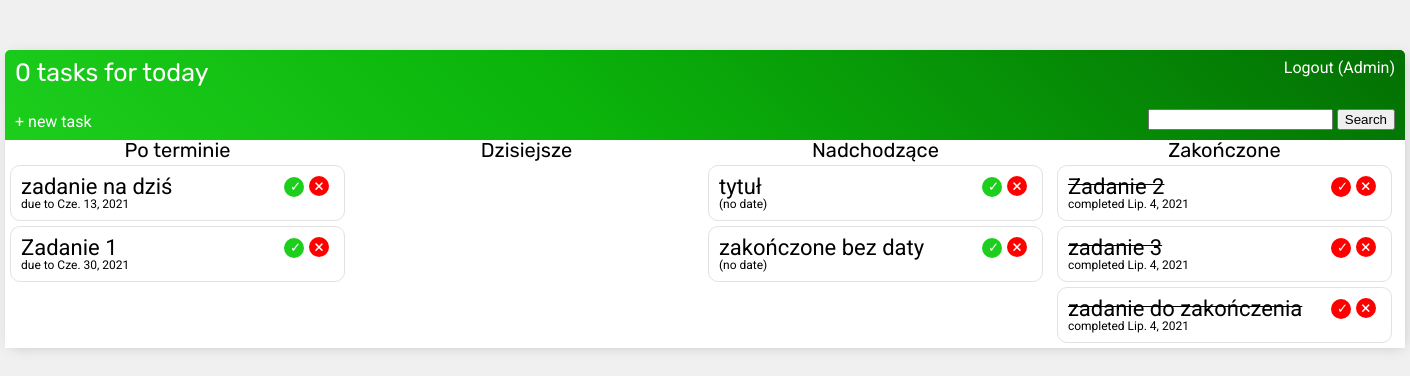
The app's page / (signed in) with its own data.
### base/models.py (models this page shows, shortened)
class Task(models.Model):
    user = models.ForeignKey(User, on_delete=models.CASCADE, null=True, blank=True)
    title = models.CharField(max_length=200)
    description = models.TextField(null=True, blank=True)
    completed = models.BooleanField(default=False)
    created = models.DateTimeField(auto_now_add=True)
    due_date = models.DateField(default=date.today, null=True, blank=True)
    completed_date = models.DateTimeField(null=True, blank=True)
    def __str__(self):
        return self.title
    @property
    def past(self):
        try:
            return date.today() > self.due_date
        except TypeError:
            return None
    @property
    def today(self):
        return date.today() == self.due_date
    @property
    def coming(self):
        try:
            return date.today() < self.due_date
        except TypeError:
            return self.due_date == None

### base/views.py (the view)
# urls.py: path('', TaskList.as_view(), name='tasks'),
class TaskList(LoginRequiredMixin, ListView):
    model = Task
    context_object_name = 'tasks'
    def get_context_data(self, **kwargs):
        context = super().get_context_data(**kwargs)
        context['tasks'] = context['tasks'].filter(user=self.request.user).order_by('completed', 'due_date')
        context['count'] = context['tasks'].filter(completed=False, due_date=date.today()).count()
        search_input = self.request.GET.get('search-area') or ''
        if search_input:
            context['tasks'] = context['tasks'].filter(title__startswith=search_input)
        context['search_input'] = search_input
        return context

### base/templates/base/task_list.html (shortened to what this page needs)
{% extends 'base/main.html' %}
{% block content %}
<div class="header-bar">
    <div class="header-left-side">
        <h1>{{count}} task{{ count|pluralize:"s" }} for today</h1>
        <div>
            <a href="{% url 'task-create' %}">&#43; new task</a>
        </div>
    </div>
    <div class="header-right-side">
        <a href="{% url 'logout' %}">Logout ({{request.user|title}})</a>
        <form method="GET">
            <input type="text" name="search-area" value="{{search_input}}">
            <input type="submit" value="Search">
        </form>
    </div>
</div>
<div class="tasklist-wrapper">
    <h3 class="tasklist-header">Po terminie</h3>
    {% for task in tasks %}
    {% if task.past %}
    {% if task.completed == False %}
    <div class="task-wrapper">
        <div class="task-name">
            <div class="task-link">
                <a href="{% url 'task-detail' task.id %}">{{task}}</a>
            </div>
            <div class="complete-form">
                <form method="post" action="{% url 'complete' task.pk %}">
                    <input class="complete-btn" type="submit" value="&#10003;" />
                </form>
            </div>
            <div class="delete-link">
                <a class="delete-btn" class="delete-link" href="{% url 'task-delete' task.id %}">&#215;</a>
            </div>
        </div>
        <p class="deadline">due to {{task.due_date}}</p>
    </div>
    {% endif %}
    {% endif %}
    {% endfor %}
</div>
<div class="tasklist-wrapper">
    <h3 class="tasklist-header">Dzisiejsze</h3>
</div>
<div class="tasklist-wrapper">
    <h3 class="tasklist-header">Nadchodzące</h3>
    {% for task in tasks %}
    {% if task.coming %}
    {% if task.completed == False %}
    <div class="task-wrapper">
        <div class="task-name">
            <div class="task-link">
                <a href="{% url 'task-detail' task.id %}">{{task}}</a>
            </div>
            <div class="complete-form">
                <form method="post" action="{% url 'complete' task.pk %}">
                    <input class="complete-btn" type="submit" value="&#10003;" />
                </form>
            </div>
            <div class="delete-link">
                <a class="delete-btn" class="delete-link" href="{% url 'task-delete' task.id %}">&#215;</a>
            </div>
        </div>
        <p class="deadline">
            {% if task.due_date %}
                {{task.due_date}}
            {% else %}
                (no date)
            {% endif %}
        </p>
    </div>
    {% endif %}
    {% endif %}
    {% endfor %}
</div>
<div class="tasklist-wrapper">
    <h3 class="tasklist-header">Zakończone</h3>
    {% for task in tasks %}
    {% if task.completed %}
    <div class="task-wrapper">
        <div class="task-name">
            <div class="task-link">
                <i><s><a href="{% url 'task-detail' task.id %}">{{task}}</a></s></i>
            </div>
            <div class="complete-form">
                <form method="post" action="{% url 'complete' task.pk %}">
                    <input class="uncomplete-btn" type="submit" value="&#10003;" />
                </form>
            </div>
            <div class="delete-link">
                <a class="delete-btn" href="{% url 'task-delete' task.id %}">&#215;</a>
            </div>
        </div>
        <p class="deadline">completed {{task.completed_date|date}}</p>
    </div>
    {% endif %}
    {% endfor %}
</div>
{% endblock content %}

### base/static/base/style.css (style rules this page uses)
:root { --header-background: linear-gradient(45deg, rgb(29, 206, 29) 0%, rgb(11, 180, 11) 40%, rgb(3, 112, 3) 100%); }
body { background-color: #f0f0f0; font-family: 'Roboto', sans-serif; padding-top: 50px; }
h1, h3 { font-family: 'Rubik', sans-serif; }
h1 { font-size: 25px; }
h3 { font-size: 20px; }
.header-bar { display: flex; justify-content: space-between; height: 70px; color: white; padding: 10px; border-radius: 5px 5px 0 0; background: var(--header-background); }
.header-right-side { display: flex; text-align: right; flex-direction: column; justify-content: space-between; }
.header-left-side { display: flex; flex-direction: column; justify-content: space-between; }
.header-bar a { color: white; text-decoration: none; }
.tasklist-header { text-align: center; }
.tasklist-wrapper { display: inline-block; vertical-align: top; width: 345px; }
.task-wrapper { padding: 10px; background-color: white; border: 1px solid rgb(226, 226, 226); margin: 5px; border-radius: 10px; }
.task-name { display: flex; flex-flow: row wrap; justify-content: flex-end; font-size: 18px; }
.task-link { margin-right: auto; }
.task-link a { text-decoration: none; color: black; font-size: 22px; }
.complete-btn { background-color: rgb(29, 206, 29); color: white; height: 20px; width: 20px; border-radius: 10px; text-decoration: none; cursor: pointer; border: none; }
.uncomplete-btn { background-color: red; color: white; height: 20px; width: 20px; border-radius: 10px; text-decoration: none; cursor: pointer; border: none; }
.delete-btn { display: block; background-color: red; height: 19px; width: 20px; color: white; border-radius: 10px; text-decoration: none; text-align: center; padding-top: 1px; margin: 0 5px 0 5px; }
.deadline { font-size: 12px; }

### records on screen
Task: title "zadanie na dziś", due_date "Cze. 13, 2021"
Task: title "Zadanie 1", due_date "Cze. 30, 2021"
Task: title "tytuł", shows "(no date)"
Task: title "zakończone bez daty", shows "(no date)"
Task: title "Zadanie 2", completed_date "Lip. 4, 2021"
Task: title "zadanie 3", completed_date "Lip. 4, 2021"
Task: title "zadanie do zakończenia", completed_date "Lip. 4, 2021"

### other values on screen
{{ count }} "0"
{{ request.user|title }} "Admin"
